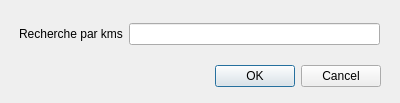
<?xml version="1.0" encoding="UTF-8"?>
<ui version="4.0">
 <class>FenRechercherKm</class>
 <widget class="QDialog" name="FenRechercherKm">
  <property name="geometry">
   <rect>
    <x>0</x>
    <y>0</y>
    <width>400</width>
    <height>103</height>
   </rect>
  </property>
  <property name="windowTitle">
   <string>Dialog</string>
  </property>
  <widget class="QDialogButtonBox" name="buttonBox">
   <property name="geometry">
    <rect>
     <x>40</x>
     <y>60</y>
     <width>341</width>
     <height>32</height>
    </rect>
   </property>
   <property name="orientation">
    <enum>Qt::Horizontal</enum>
   </property>
   <property name="standardButtons">
    <set>QDialogButtonBox::Cancel|QDialogButtonBox::Ok</set>
   </property>
  </widget>
  <widget class="QWidget" name="gridLayoutWidget">
   <property name="geometry">
    <rect>
     <x>19</x>
     <y>19</y>
     <width>361</width>
     <height>31</height>
    </rect>
   </property>
   <layout class="QGridLayout" name="gridLayout">
    <item row="0" column="0">
     <widget class="QLabel" name="rechercheParKm">
      <property name="text">
       <string>Recherche par kms</string>
      </property>
     </widget>
    </item>
    <item row="0" column="1">
     <widget class="QLineEdit" name="rechercheParKmEdit"/>
    </item>
   </layout>
  </widget>
 </widget>
 <resources/>
 <connections>
  <connection>
   <sender>buttonBox</sender>
   <signal>accepted()</signal>
   <receiver>FenRechercherKm</receiver>
   <slot>accept()</slot>
   <hints>
    <hint type="sourcelabel">
     <x>248</x>
     <y>254</y>
    </hint>
    <hint type="destinationlabel">
     <x>157</x>
     <y>274</y>
    </hint>
   </hints>
  </connection>
  <connection>
   <sender>buttonBox</sender>
   <signal>rejected()</signal>
   <receiver>FenRechercherKm</receiver>
   <slot>reject()</slot>
   <hints>
    <hint type="sourcelabel">
     <x>316</x>
     <y>260</y>
    </hint>
    <hint type="destinationlabel">
     <x>286</x>
     <y>274</y>
    </hint>
   </hints>
  </connection>
 </connections>
</ui>
